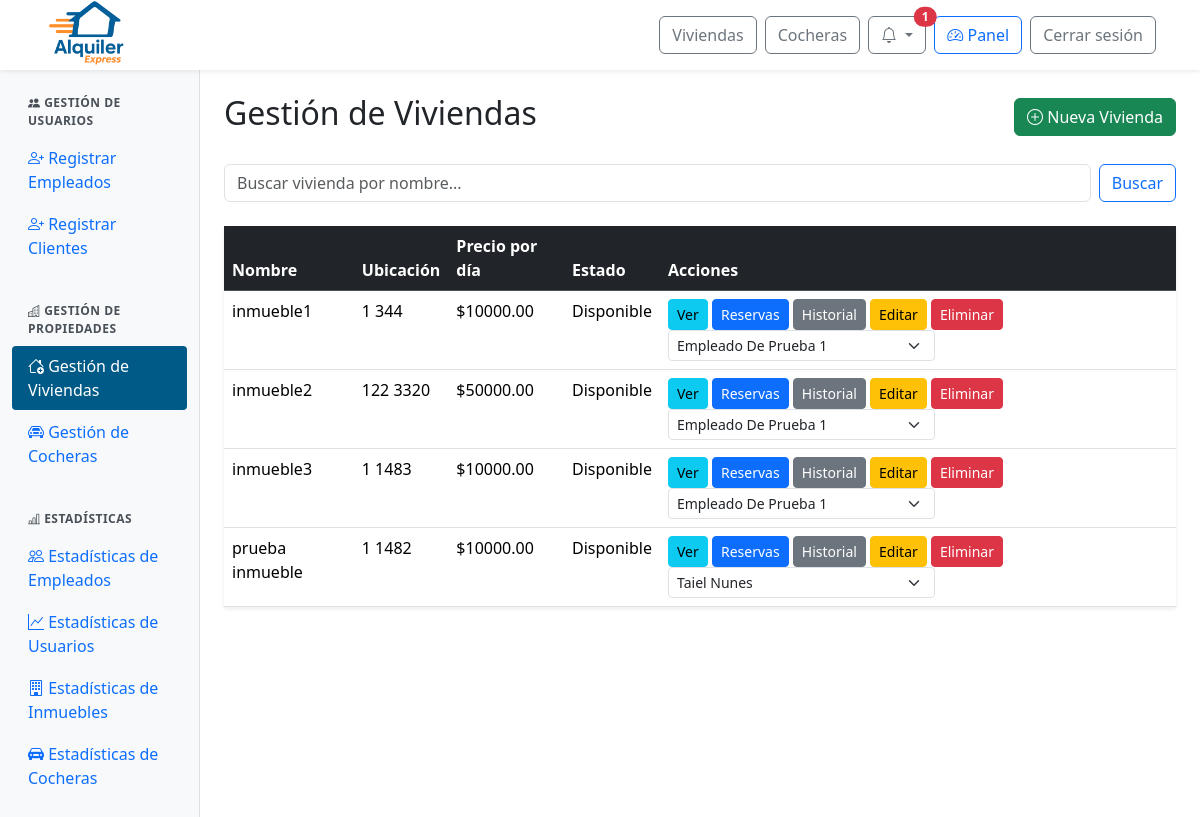
The page /panel/inmuebles/ (signed in) on the database its author committed.
### web/models.py (models this page shows, shortened)
class Inmueble(models.Model):
    id_inmueble = models.AutoField(primary_key=True)
    nombre = models.CharField(max_length=100, unique=True)
    ubicacion = models.TextField()
    provincia = models.ForeignKey(Provincia, on_delete=models.SET_NULL, null=True)
    ciudad = models.ForeignKey(Ciudad, on_delete=models.SET_NULL, null=True)
    descripcion = models.TextField()
    cantidad_banios = models.IntegerField()
    cantidad_ambientes = models.IntegerField()
    cantidad_camas = models.IntegerField()
    cantidad_huespedes = models.IntegerField()
    precio_por_dia = models.DecimalField(max_digits=10, decimal_places=2)
    politica_cancelacion = models.TextField()
    fecha_publicacion = models.DateField()
    cochera = models.ForeignKey(Cochera, null=True, blank=True, on_delete=models.SET_NULL)
    estado = models.ForeignKey(Estado, on_delete=models.SET_NULL, null=True)
    empleado = models.ForeignKey(Perfil, null=True, blank=True, on_delete=models.SET_NULL)
    minimo_dias_alquiler = models.PositiveIntegerField(default=1, verbose_name="Mínimo de días de alquiler")

class Estado(models.Model):
    id_estado = models.AutoField(primary_key=True)
    nombre = models.CharField(max_length=100)

class Perfil(models.Model):
    id_perfil = models.AutoField(primary_key=True)
    usuario = models.OneToOneField(User, on_delete=models.CASCADE)
    dni = models.CharField(max_length=20)
    fecha_nacimiento = models.DateField(null=True, blank=True)

### web/views.py (the view)
# urls.py: path('panel/inmuebles/', views.admin_inmuebles, name='admin_inmuebles'),
@login_required
@user_passes_test(is_admin_or_empleado)
def admin_inmuebles(request):
    query = request.GET.get('q', '').strip()
    inmuebles = Inmueble.objects.exclude(estado__nombre='Eliminado').order_by('nombre')
    if query:
        inmuebles = inmuebles.filter(
            Q(nombre__icontains=query) | Q(descripcion__icontains=query)
        )
    empleados = Perfil.objects.filter(usuario__groups__name="empleado")
    admins = Perfil.objects.filter(usuario__is_staff=True).distinct()
    return render(request, 'admin/admin_inmuebles.html', {
        'inmuebles': inmuebles,
        'query': query,
        'empleados': empleados,
        'admins': admins
    })

### web/context_processors.py (called while the page is built)
def notifications(request):
    if request.user.is_authenticated:
        try:
            return {
                'notificaciones': request.user.perfil.notificacion_set.order_by('-fecha_creacion')[:10],
                'notificaciones_no_leidas': request.user.perfil.notificacion_set.filter(leido=False).count()
            }
        except Exception:
            return {}
    return {}

def is_client_context(request):
    return {'is_client': is_client(request.user)}

### web/views.py (called while the page is built)
def is_admin_or_empleado(user):
    return user.is_authenticated and (user.is_staff or user.groups.filter(name="empleado").exists())

def is_client(user):
    return user.is_authenticated and user.groups.filter(name="cliente").exists()

### web/templates/admin/admin_inmuebles.html (shortened to what this page needs)
{% extends 'admin/admin_base.html' %}
{% block admin_content %}
<div class="d-flex justify-content-between align-items-center mb-4">
    <h2>Gestión de Viviendas</h2>
    {% if user.is_staff %}
    <a href="{% url 'admin_inmuebles_alta' %}" class="btn btn-success">
        <i class="bi bi-plus-circle"></i> Nueva Vivienda
    </a>
    {% endif %}
</div>
<form class="d-flex mb-4" role="search" method="GET" action="{% url 'admin_inmuebles' %}">
    <input class="form-control me-2" type="search" placeholder="Buscar vivienda por nombre..." aria-label="Search" name="q" value="{{ query }}">
    <button class="btn btn-outline-primary" type="submit">Buscar</button>
</form>
<div class="shadow-sm">
  <div class="card-body">
    <table class="table table-hover">
      <thead class="table-dark">
        <tr>
          <th>Nombre</th>
          <th>Ubicación</th>
          <th>Precio por día</th>
          <th>Estado</th>
          <th>Acciones</th>
        </tr>
      </thead>
      <tbody>
        {% for inmueble in inmuebles %}
        <tr>
          <td>{{ inmueble.nombre }}</td>
          <td>{{ inmueble.ubicacion }}</td>
          <td>${{ inmueble.precio_por_dia|floatformat:2 }}</td>
          <td>{{ inmueble.estado.nombre }}</td>
          <td>
            <a href="{% url 'detalle_inmueble' inmueble.id_inmueble %}" class="btn btn-sm btn-info" title="Ver Detalles">Ver</a>
            <a href="{% url 'admin_inmuebles_reservas' inmueble.id_inmueble %}" class="btn btn-sm btn-primary" title="Ver Estado/Reservas">Reservas</a>
            <a href="{% url 'admin_inmuebles_historial' inmueble.id_inmueble %}" class="btn btn-sm btn-secondary" title="Ver Historial">Historial</a>
            {% if user.is_staff %}
              <a href="{% url 'admin_inmuebles_editar' inmueble.id_inmueble %}" class="btn btn-sm btn-warning" title="Editar">Editar</a>
              <a href="#" class="btn btn-sm btn-danger eliminar-inmueble" data-id="{{ inmueble.id_inmueble }}" title="Eliminar">Eliminar</a>
              <form method="post" action="{% url 'cambiar_empleado_inmueble' inmueble.id_inmueble %}" style="display:inline;">
                <select name="empleado" class="form-select form-select-sm d-inline w-auto align-middle" onchange="this.form.submit()">
                  {% for empleado in empleados %}
                    <option value="{{ empleado.usuario.id }}" {% if inmueble.empleado and inmueble.empleado.usuario.id == empleado.usuario.id %}selected{% endif %}>
                      {{ empleado.usuario.get_full_name }}
                    </option>
                  {% endfor %}
                  {% for admin in admins %}
                    <option value="{{ admin.usuario.id }}" style="color: #F26A1B;" {% if inmueble.empleado and inmueble.empleado.usuario.id == admin.usuario.id %}selected{% endif %}>
                      {{ admin.usuario.get_full_name }}
                    </option>
                  {% endfor %}
                </select>
              </form>
            {% endif %}
          </td>
        </tr>
        {% empty %}
        <tr>
          <td colspan="5">No se encontraron viviendas.</td>
        </tr>
        {% endfor %}
      </tbody>
    </table>
  </div>
</div>
{% endblock %}

### web/static/css/global.css (style rules this page uses)
:root { --color-azul-alquiler: #005A87; --color-naranja-alquiler: #F26A1B; --color-azul-hover: #004466; --color-naranja-hover: #d85b17; }

### web/static/css/admin.css (style rules this page uses)
:root { --color-azul-alquiler: #005A87; --color-naranja-alquiler: #F26A1B; --color-azul-hover: #004466; --color-naranja-hover: #d85b17; }

### rows shown on the page
Inmueble: nombre "inmueble1", ubicacion "1 344", precio_por_dia "10000.00", estado.nombre "Disponible", empleado "Empleado De Prueba 1"
Inmueble: nombre "inmueble2", ubicacion "122 3320", precio_por_dia "50000.00", estado.nombre "Disponible", empleado "Empleado De Prueba 1"
Inmueble: nombre "inmueble3", ubicacion "1 1483", precio_por_dia "10000.00", estado.nombre "Disponible", empleado "Empleado De Prueba 1"
Inmueble: nombre "prueba inmueble", ubicacion "1 1482", precio_por_dia "10000.00", estado.nombre "Disponible", empleado "Taiel Nunes"

### other values the page prints
{{ notificaciones_no_leidas }} "1"
